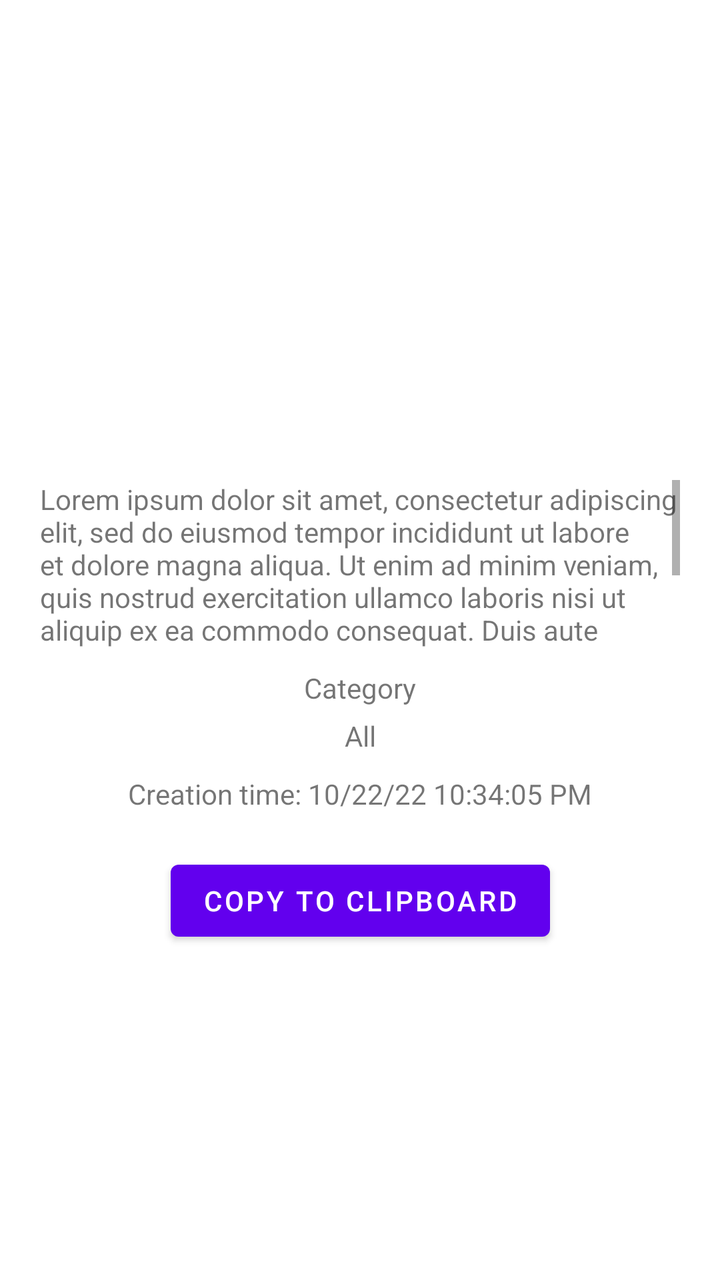
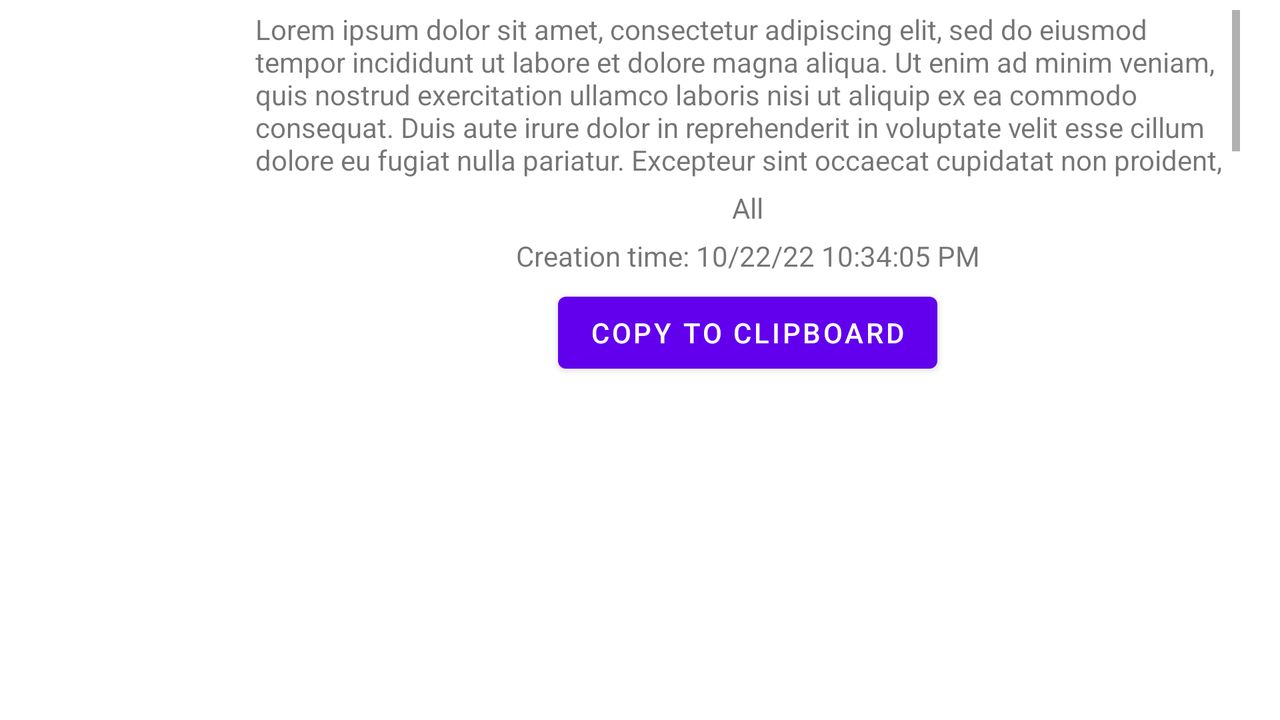

An Android layout and its configuration variant, each rendered on a device that would load it. The default file and the variant file are quoted in full after the pictures.
<!-- AndroidManifest.xml: fallback theme Theme.MaterialComponents.DayNight.NoActionBar -->
<!-- res/layout/view_note_alert_dialog.xml -->
<?xml version="1.0" encoding="utf-8"?>
<androidx.constraintlayout.widget.ConstraintLayout xmlns:android="http://schemas.android.com/apk/res/android"
    android:layout_width="match_parent"
    android:layout_height="match_parent"
    android:paddingStart="20dp"
    android:paddingEnd="20dp"
    xmlns:app="http://schemas.android.com/apk/res-auto"
    xmlns:tools="http://schemas.android.com/tools">


    <ImageView
        android:layout_marginTop="20dp"
        android:id="@+id/noteImageAlertDialog"
        android:layout_width="200dp"
        android:layout_height="200dp"
        android:contentDescription="Thumbnail of the note"
        app:layout_constraintTop_toTopOf="parent"
        app:layout_constraintStart_toStartOf="parent"
        app:layout_constraintEnd_toEndOf="parent"/>


    <TextView
        android:layout_marginTop="20dp"
        android:id="@+id/noteContentAlertDialog"
        android:layout_width="wrap_content"
        android:layout_height="0dp"
        app:layout_constraintTop_toBottomOf="@+id/noteImageAlertDialog"
        app:layout_constraintStart_toStartOf="parent"
        app:layout_constraintEnd_toEndOf="parent"
        android:lines="5"
        android:scrollbars="vertical"
        tools:text= "Lorem ipsum dolor sit amet, consectetur adipiscing elit, sed do eiusmod tempor incididunt ut labore et dolore magna aliqua. Ut enim ad minim veniam, quis nostrud exercitation ullamco laboris nisi ut aliquip ex ea commodo consequat. Duis aute irure dolor in reprehenderit in voluptate velit esse cillum dolore eu fugiat nulla pariatur. Excepteur sint occaecat cupidatat non proident, sunt in culpa qui officia deserunt mollit anim id est laborum"/>

    <TextView
        android:layout_marginTop="10dp"
        android:id="@+id/noteCategoryLabelAlertDialog"
        android:layout_width="wrap_content"
        android:layout_height="wrap_content"
        app:layout_constraintTop_toBottomOf="@+id/noteContentAlertDialog"
        app:layout_constraintStart_toStartOf="parent"
        app:layout_constraintEnd_toEndOf="parent"
        tools:text = "Category"/>

    <TextView
        android:layout_marginTop="5dp"
        android:id="@+id/noteCategoryAlertDialog"
        android:layout_width="wrap_content"
        android:layout_height="wrap_content"
        app:layout_constraintTop_toBottomOf="@+id/noteCategoryLabelAlertDialog"
        app:layout_constraintStart_toStartOf="parent"
        app:layout_constraintEnd_toEndOf="parent"
        tools:text = "All"
        />


    <TextView
        android:layout_marginTop="10dp"
        android:id="@+id/noteDateAlertDialog"
        android:layout_width="wrap_content"
        android:layout_height="wrap_content"
        app:layout_constraintTop_toBottomOf="@+id/noteCategoryAlertDialog"
        app:layout_constraintStart_toStartOf="parent"
        app:layout_constraintEnd_toEndOf="parent"
        tools:text="Creation time: 10/22/22 10:34:05 PM"/>

    <com.google.android.material.button.MaterialButton
        android:layout_marginTop="20dp"
        android:id="@+id/cpClipButtonAlertDialog"
        android:layout_width="wrap_content"
        android:layout_height="wrap_content"
        android:text="Copy to Clipboard"
        app:layout_constraintTop_toBottomOf="@+id/noteDateAlertDialog"
        app:layout_constraintStart_toStartOf="parent"
        app:layout_constraintEnd_toEndOf="parent"/>

</androidx.constraintlayout.widget.ConstraintLayout>
<!-- resources referenced by this layout -->
<resources>

</resources>
<!-- res/layout-land/view_note_alert_dialog.xml (the repository's variant of the layout above) -->
<!-- drawn on the phone turned sideways -->
<?xml version="1.0" encoding="utf-8"?>
<LinearLayout
    xmlns:android="http://schemas.android.com/apk/res/android"
    android:layout_width="match_parent"
    android:layout_height="match_parent"
    android:paddingStart="20dp"
    android:paddingEnd="20dp"
    android:layout_gravity="center"
    xmlns:app="http://schemas.android.com/apk/res-auto"
    xmlns:tools="http://schemas.android.com/tools">


    <ImageView
        android:id="@+id/noteImageAlertDialog"
        android:layout_width="200dp"
        android:layout_height="200dp"
        android:layout_marginRight="15dp"
        android:layout_gravity="center"
        android:layout_weight="1"
        android:contentDescription="Thumbnail of the note" />


    <androidx.constraintlayout.widget.ConstraintLayout
        android:layout_weight="1"
        android:layout_width="match_parent"
        android:layout_height="match_parent"
        >
    <TextView
        android:layout_marginTop="5dp"
        style="@style/Widget.MaterialComponents.TextView"
        android:id="@+id/noteContentAlertDialog"
        android:layout_width="wrap_content"
        android:layout_height="0dp"
        app:layout_constraintTop_toTopOf="parent"
        app:layout_constraintStart_toStartOf="parent"
        app:layout_constraintEnd_toEndOf="parent"
        android:lines="5"
        android:scrollbars="vertical"
        tools:text= "Lorem ipsum dolor sit amet, consectetur adipiscing elit, sed do eiusmod tempor incididunt ut labore et dolore magna aliqua. Ut enim ad minim veniam, quis nostrud exercitation ullamco laboris nisi ut aliquip ex ea commodo consequat. Duis aute irure dolor in reprehenderit in voluptate velit esse cillum dolore eu fugiat nulla pariatur. Excepteur sint occaecat cupidatat non proident, sunt in culpa qui officia deserunt mollit anim id est laborum"/>



    <TextView
        android:layout_marginTop="5dp"
        android:id="@+id/noteCategoryAlertDialog"
        android:layout_width="wrap_content"
        android:layout_height="wrap_content"
        app:layout_constraintTop_toBottomOf="@+id/noteContentAlertDialog"
        app:layout_constraintStart_toStartOf="parent"
        app:layout_constraintEnd_toEndOf="parent"
        tools:text = "All"
        />


    <TextView
        android:layout_marginTop="5dp"
        android:id="@+id/noteDateAlertDialog"
        android:layout_width="wrap_content"
        android:layout_height="wrap_content"
        app:layout_constraintTop_toBottomOf="@+id/noteCategoryAlertDialog"
        app:layout_constraintStart_toStartOf="parent"
        app:layout_constraintEnd_toEndOf="parent"
        tools:text="Creation time: 10/22/22 10:34:05 PM"/>

    <com.google.android.material.button.MaterialButton
        android:layout_marginTop="5dp"
        android:id="@+id/cpClipButtonAlertDialog"
        android:layout_width="wrap_content"
        android:layout_height="wrap_content"
        android:text="Copy to Clipboard"
        app:layout_constraintTop_toBottomOf="@+id/noteDateAlertDialog"
        app:layout_constraintStart_toStartOf="parent"
        app:layout_constraintEnd_toEndOf="parent"/>

    </androidx.constraintlayout.widget.ConstraintLayout>
</LinearLayout>
